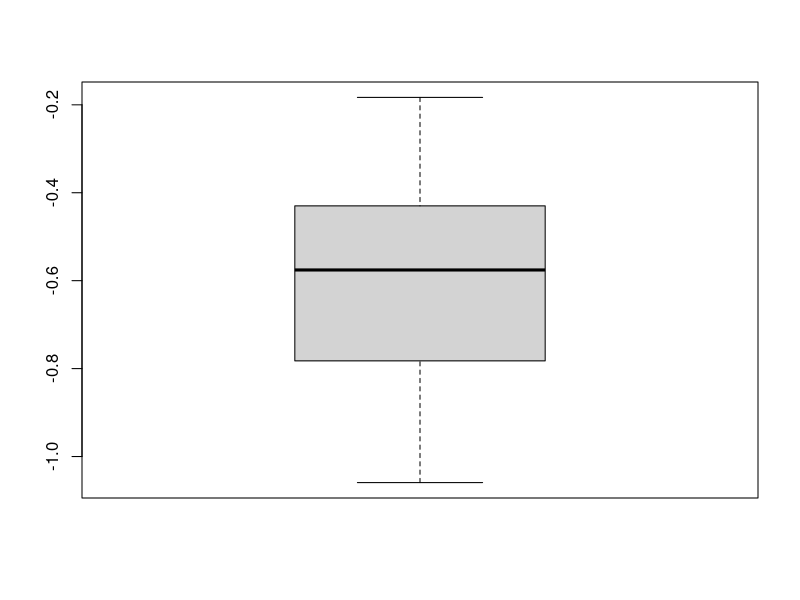
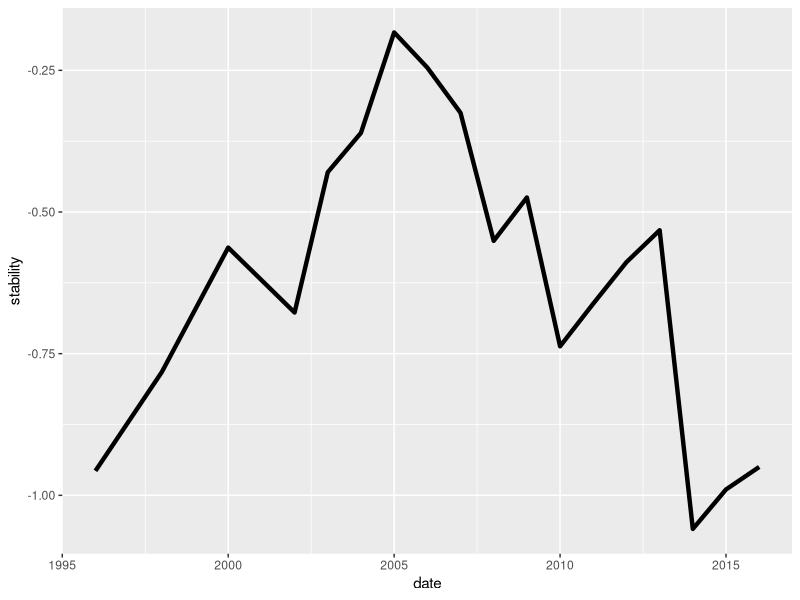

R code for these plots, in order:
## ---- chunk 1
knitr::opts_chunk$set(echo = TRUE)
## ---- chunk 2
library(dplyr)
library(lubridate)
library(ggplot2)


WGIcameroonDF <- read.csv("WGIcameroonDF.csv")
head(WGIcameroonDF)
WGIcameroonDF <- tbl_df(WGIcameroonDF)

# Average

boxplot(WGIcameroonDF$stability)


# General Trend since 1996

ggplot(WGIcameroonDF, aes(x= date, y = stability), xlim = c(1996, 2016), ylim = c(-2, 2)) +
  geom_line(size = 1.5)

